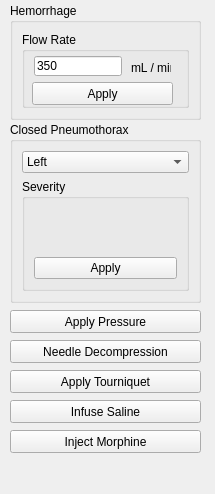
<?xml version="1.0" encoding="UTF-8"?>
<ui version="4.0">
 <class>MultiTraumaShowcaseWidget</class>
 <widget class="QDockWidget" name="MultiTraumaShowcaseWidget">
  <property name="geometry">
   <rect>
    <x>0</x>
    <y>0</y>
    <width>215</width>
    <height>494</height>
   </rect>
  </property>
  <property name="minimumSize">
   <size>
    <width>215</width>
    <height>38</height>
   </size>
  </property>
  <property name="maximumSize">
   <size>
    <width>215</width>
    <height>524287</height>
   </size>
  </property>
  <property name="toolTip">
   <string>Pnumothorax Type</string>
  </property>
  <property name="windowTitle">
   <string>DockWidget</string>
  </property>
  <widget class="QWidget" name="MultiTraumaShowcase">
   <widget class="QGroupBox" name="PneumothoraxGroupBox">
    <property name="geometry">
     <rect>
      <x>10</x>
      <y>122</y>
      <width>191</width>
      <height>181</height>
     </rect>
    </property>
    <property name="title">
     <string>Closed Pneumothorax</string>
    </property>
    <layout class="QGridLayout" name="gridLayout">
     <item row="1" column="0">
      <widget class="QGroupBox" name="SeverityGroupBox">
       <property name="sizePolicy">
        <sizepolicy hsizetype="Preferred" vsizetype="Preferred">
         <horstretch>0</horstretch>
         <verstretch>0</verstretch>
        </sizepolicy>
       </property>
       <property name="title">
        <string>Severity</string>
       </property>
       <layout class="QVBoxLayout" name="verticalLayout_2">
        <item>
         <widget class="pqDoubleRangeWidget" name="SeveritySlider" native="true">
          <property name="sizePolicy">
           <sizepolicy hsizetype="Maximum" vsizetype="Preferred">
            <horstretch>0</horstretch>
            <verstretch>0</verstretch>
           </sizepolicy>
          </property>
          <property name="maximum" stdset="0">
           <number>1</number>
          </property>
          <property name="minimum" stdset="0">
           <number>0</number>
          </property>
         </widget>
        </item>
        <item>
         <widget class="QPushButton" name="ApplyPneumoButton">
          <property name="text">
           <string>Apply</string>
          </property>
         </widget>
        </item>
       </layout>
      </widget>
     </item>
     <item row="0" column="0">
      <widget class="QComboBox" name="PneumothoraxTypeCombo">
       <property name="currentText">
        <string>Left</string>
       </property>
       <item>
        <property name="text">
         <string>Left</string>
        </property>
       </item>
       <item>
        <property name="text">
         <string>Right</string>
        </property>
       </item>
      </widget>
     </item>
    </layout>
   </widget>
   <widget class="QPushButton" name="ApplyPressureButton">
    <property name="geometry">
     <rect>
      <x>10</x>
      <y>310</y>
      <width>191</width>
      <height>23</height>
     </rect>
    </property>
    <property name="text">
     <string>Apply Pressure</string>
    </property>
   </widget>
   <widget class="QPushButton" name="NeedleDecompressButton">
    <property name="geometry">
     <rect>
      <x>10</x>
      <y>340</y>
      <width>191</width>
      <height>23</height>
     </rect>
    </property>
    <property name="text">
     <string>Needle Decompression</string>
    </property>
   </widget>
   <widget class="QPushButton" name="ApplyTournyButton">
    <property name="geometry">
     <rect>
      <x>10</x>
      <y>370</y>
      <width>191</width>
      <height>23</height>
     </rect>
    </property>
    <property name="text">
     <string>Apply Tourniquet</string>
    </property>
   </widget>
   <widget class="QPushButton" name="InfuseSalineButton">
    <property name="geometry">
     <rect>
      <x>10</x>
      <y>400</y>
      <width>191</width>
      <height>23</height>
     </rect>
    </property>
    <property name="text">
     <string>Infuse Saline</string>
    </property>
   </widget>
   <widget class="QPushButton" name="InjectMorphineButton">
    <property name="geometry">
     <rect>
      <x>10</x>
      <y>430</y>
      <width>191</width>
      <height>23</height>
     </rect>
    </property>
    <property name="text">
     <string>Inject Morphine</string>
    </property>
   </widget>
   <widget class="QGroupBox" name="HemorrhageGroupBox">
    <property name="geometry">
     <rect>
      <x>10</x>
      <y>3</y>
      <width>191</width>
      <height>117</height>
     </rect>
    </property>
    <property name="title">
     <string>Hemorrhage</string>
    </property>
    <layout class="QGridLayout" name="gridLayout_2">
     <item row="1" column="0">
      <widget class="QGroupBox" name="FlowRateGroupBox">
       <property name="sizePolicy">
        <sizepolicy hsizetype="Preferred" vsizetype="Preferred">
         <horstretch>0</horstretch>
         <verstretch>0</verstretch>
        </sizepolicy>
       </property>
       <property name="title">
        <string>Flow Rate</string>
       </property>
       <widget class="QPushButton" name="ApplyHemorrhageButton">
        <property name="geometry">
         <rect>
          <x>10</x>
          <y>50</y>
          <width>141</width>
          <height>23</height>
         </rect>
        </property>
        <property name="text">
         <string>Apply</string>
        </property>
       </widget>
       <widget class="QLabel" name="FlowRateUnit">
        <property name="geometry">
         <rect>
          <x>109</x>
          <y>26</y>
          <width>40</width>
          <height>20</height>
         </rect>
        </property>
        <property name="text">
         <string>mL / min</string>
        </property>
       </widget>
       <widget class="QLineEdit" name="FlowRateEdit">
        <property name="geometry">
         <rect>
          <x>12</x>
          <y>24</y>
          <width>88</width>
          <height>20</height>
         </rect>
        </property>
        <property name="text">
         <string>350</string>
        </property>
       </widget>
      </widget>
     </item>
    </layout>
   </widget>
  </widget>
 </widget>
 <customwidgets>
  <customwidget>
   <class>pqDoubleRangeWidget</class>
   <extends>QWidget</extends>
   <header>pqDoubleRangeWidget.h</header>
   <container>1</container>
  </customwidget>
 </customwidgets>
 <resources/>
 <connections/>
</ui>
